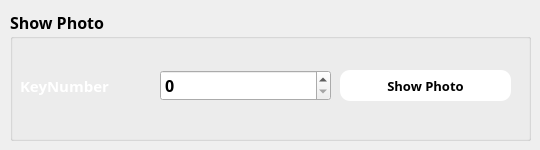
   <widget class="QWidget" name="Show_Photo">
    <attribute name="title">
     <string>Show Photo</string>
    </attribute>
    <attribute name="toolTip">
     <string>Show Photo</string>
    </attribute>
    <widget class="QGroupBox" name="ShowBox_8">
     <property name="geometry">
      <rect>
       <x>10</x>
       <y>10</y>
       <width>521</width>
       <height>131</height>
      </rect>
     </property>
     <property name="font">
      <font>
       <family>century gothic</family>
       <pointsize>12</pointsize>
       <weight>75</weight>
       <bold>true</bold>
      </font>
     </property>
     <property name="title">
      <string>Show Photo</string>
     </property>
     <widget class="QLabel" name="label_33">
      <property name="geometry">
       <rect>
        <x>10</x>
        <y>60</y>
        <width>261</width>
        <height>31</height>
       </rect>
      </property>
      <property name="font">
       <font>
        <family>century gothic</family>
        <pointsize>11</pointsize>
        <weight>75</weight>
        <bold>true</bold>
       </font>
      </property>
      <property name="styleSheet">
       <string notr="true">color:white;</string>
      </property>
      <property name="text">
       <string>KeyNumber</string>
      </property>
     </widget>
     <widget class="QPushButton" name="ShowPhotoPush">
      <property name="geometry">
       <rect>
        <x>330</x>
        <y>60</y>
        <width>171</width>
        <height>31</height>
       </rect>
      </property>
      <property name="styleSheet">
       <string notr="true">QPushButton {
	background:white;	
	border-radius:10px;
	font:10pt;
	font-weight:bold;
}

QPushButton:hover {
	color:white;
	background:rgba(0,0,0,0.8);
}

</string>
      </property>
      <property name="text">
       <string>Show Photo</string>
      </property>
     </widget>
     <widget class="QSpinBox" name="KeyShowPhoto">
      <property name="geometry">
       <rect>
        <x>150</x>
        <y>60</y>
        <width>171</width>
        <height>31</height>
       </rect>
      </property>
     </widget>
    </widget>
   </widget>
